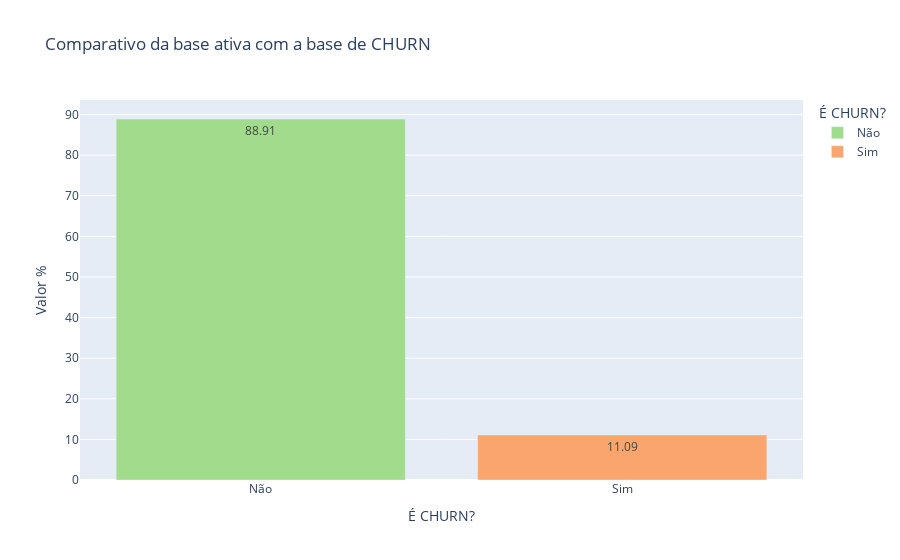

Notebook cell for this chart:
### Markdown cell above
## Comparativo da base ativa com a base de CHURN

A base é composta por 1100 associados que possuem até 2 anos e 8 meses de relacionamento com o Sicredi. Desses associados, 88.91% permanece ativio na base e 11.09% deu CHURN.

Durante a análise foram observados:

- Dados de gerais do associado
- Chamados dos últimos 3 meses
- Transações dos últimos 2 meses

### Code cell
df_aux = df[['id_associado','is_churn']].groupby(['is_churn']).agg({'id_associado': 'count'}).reset_index().rename(columns={'id_associado':'total'})
df_aux['perc'] = df_aux['total']/df_aux['total'].sum() * 100
df_aux['is_churn'] = df_aux['is_churn'].map({True: 'Sim', False: 'Não'})

fig = px.bar(df_aux, x="is_churn", y="perc", color="is_churn", title="Comparativo da base ativa com a base de CHURN", color_discrete_sequence=palette_plotly, labels={'is_churn': 'É CHURN?', 'perc':'Valor %'}, text_auto='.2f')
fig.update_layout(
    legend=dict(
        title='É CHURN?'
    )
)

fig.show()

### Figure 1 — Plotly figure (JSON) as saved in the notebook; plotly's stock layout.template omitted (floating-point values rounded to 4 significant figures)
{"data": [{"alignmentgroup": "True", "hovertemplate": "É CHURN?=%{x}<br>Valor %=%{y}<extra></extra>", "legendgroup": "Não", "marker": {"color": "#A0DC8C", "pattern": {"shape": ""}}, "name": "Não", "offsetgroup": "Não", "orientation": "v", "showlegend": true, "textposition": "auto", "texttemplate": "%{y:.2f}", "type": "bar", "x": ["Não"], "xaxis": "x", "y": [88.91], "yaxis": "y"}, {"alignmentgroup": "True", "hovertemplate": "É CHURN?=%{x}<br>Valor %=%{y}<extra></extra>", "legendgroup": "Sim", "marker": {"color": "#FAA56E", "pattern": {"shape": ""}}, "name": "Sim", "offsetgroup": "Sim", "orientation": "v", "showlegend": true, "textposition": "auto", "texttemplate": "%{y:.2f}", "type": "bar", "x": ["Sim"], "xaxis": "x", "y": [11.09], "yaxis": "y"}], "layout": {"barmode": "relative", "legend": {"title": {"text": "É CHURN?"}, "tracegroupgap": 0}, "title": {"text": "Comparativo da base ativa com a base de CHURN"}, "xaxis": {"anchor": "y", "categoryarray": ["Não", "Sim"], "categoryorder": "array", "domain": [0, 1], "title": {"text": "É CHURN?"}}, "yaxis": {"anchor": "x", "domain": [0, 1], "title": {"text": "Valor %"}}}}
